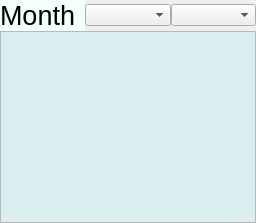
    <widget class="QWidget" name="salary">
     <layout class="QVBoxLayout" name="verticalLayout_6">
      <property name="spacing">
       <number>0</number>
      </property>
      <property name="leftMargin">
       <number>0</number>
      </property>
      <property name="topMargin">
       <number>0</number>
      </property>
      <property name="rightMargin">
       <number>0</number>
      </property>
      <property name="bottomMargin">
       <number>0</number>
      </property>
      <item>
       <layout class="QHBoxLayout" name="horizontalLayout_6">
        <property name="spacing">
         <number>0</number>
        </property>
        <item>
         <widget class="QLabel" name="atndeplabel_4">
          <property name="palette">
           <palette>
            <active>
             <colorrole role="WindowText">
              <brush brushstyle="SolidPattern">
               <color alpha="255">
                <red>0</red>
                <green>0</green>
                <blue>0</blue>
               </color>
              </brush>
             </colorrole>
             <colorrole role="Text">
              <brush brushstyle="SolidPattern">
               <color alpha="255">
                <red>0</red>
                <green>0</green>
                <blue>0</blue>
               </color>
              </brush>
             </colorrole>
             <colorrole role="Base">
              <brush brushstyle="SolidPattern">
               <color alpha="255">
                <red>36</red>
                <green>148</green>
                <blue>163</blue>
               </color>
              </brush>
             </colorrole>
             <colorrole role="Window">
              <brush brushstyle="SolidPattern">
               <color alpha="255">
                <red>242</red>
                <green>255</green>
                <blue>252</blue>
               </color>
              </brush>
             </colorrole>
             <colorrole role="AlternateBase">
              <brush brushstyle="SolidPattern">
               <color alpha="255">
                <red>43</red>
                <green>177</green>
                <blue>194</blue>
               </color>
              </brush>
             </colorrole>
            </active>
            <inactive>
             <colorrole role="WindowText">
              <brush brushstyle="SolidPattern">
               <color alpha="255">
                <red>0</red>
                <green>0</green>
                <blue>0</blue>
               </color>
              </brush>
             </colorrole>
             <colorrole role="Text">
              <brush brushstyle="SolidPattern">
               <color alpha="255">
                <red>0</red>
                <green>0</green>
                <blue>0</blue>
               </color>
              </brush>
             </colorrole>
             <colorrole role="Base">
              <brush brushstyle="SolidPattern">
               <color alpha="255">
                <red>36</red>
                <green>148</green>
                <blue>163</blue>
               </color>
              </brush>
             </colorrole>
             <colorrole role="Window">
              <brush brushstyle="SolidPattern">
               <color alpha="255">
                <red>242</red>
                <green>255</green>
                <blue>252</blue>
               </color>
              </brush>
             </colorrole>
             <colorrole role="AlternateBase">
              <brush brushstyle="SolidPattern">
               <color alpha="255">
                <red>43</red>
                <green>177</green>
                <blue>194</blue>
               </color>
              </brush>
             </colorrole>
            </inactive>
            <disabled>
             <colorrole role="WindowText">
              <brush brushstyle="SolidPattern">
               <color alpha="255">
                <red>127</red>
                <green>127</green>
                <blue>127</blue>
               </color>
              </brush>
             </colorrole>
             <colorrole role="Text">
              <brush brushstyle="SolidPattern">
               <color alpha="255">
                <red>127</red>
                <green>127</green>
                <blue>127</blue>
               </color>
              </brush>
             </colorrole>
             <colorrole role="Base">
              <brush brushstyle="SolidPattern">
               <color alpha="255">
                <red>242</red>
                <green>255</green>
                <blue>252</blue>
               </color>
              </brush>
             </colorrole>
             <colorrole role="Window">
              <brush brushstyle="SolidPattern">
               <color alpha="255">
                <red>242</red>
                <green>255</green>
                <blue>252</blue>
               </color>
              </brush>
             </colorrole>
             <colorrole role="AlternateBase">
              <brush brushstyle="SolidPattern">
               <color alpha="255">
                <red>43</red>
                <green>177</green>
                <blue>194</blue>
               </color>
              </brush>
             </colorrole>
            </disabled>
           </palette>
          </property>
          <property name="font">
           <font>
            <pointsize>20</pointsize>
           </font>
          </property>
          <property name="autoFillBackground">
           <bool>true</bool>
          </property>
          <property name="text">
           <string>Month</string>
          </property>
          <property name="buddy">
           <cstring>monthoption</cstring>
          </property>
         </widget>
        </item>
        <item>
         <widget class="QComboBox" name="salmonthoption">
          <property name="inputMethodHints">
           <set>Qt::ImhNone</set>
          </property>
          <property name="currentText">
           <string/>
          </property>
         </widget>
        </item>
        <item>
         <widget class="QComboBox" name="salhalfoption"/>
        </item>
       </layout>
      </item>
      <item>
       <widget class="QTableView" name="salsumarytable">
        <property name="palette">
         <palette>
          <active>
           <colorrole role="Base">
            <brush brushstyle="SolidPattern">
             <color alpha="255">
              <red>219</red>
              <green>238</green>
              <blue>239</blue>
             </color>
            </brush>
           </colorrole>
          </active>
          <inactive>
           <colorrole role="Base">
            <brush brushstyle="SolidPattern">
             <color alpha="255">
              <red>219</red>
              <green>238</green>
              <blue>239</blue>
             </color>
            </brush>
           </colorrole>
          </inactive>
          <disabled>
           <colorrole role="Base">
            <brush brushstyle="SolidPattern">
             <color alpha="255">
              <red>255</red>
              <green>255</green>
              <blue>255</blue>
             </color>
            </brush>
           </colorrole>
          </disabled>
         </palette>
        </property>
        <property name="font">
         <font>
          <pointsize>22</pointsize>
         </font>
        </property>
        <property name="autoFillBackground">
         <bool>false</bool>
        </property>
        <property name="alternatingRowColors">
         <bool>true</bool>
        </property>
        <property name="cornerButtonEnabled">
         <bool>false</bool>
        </property>
        <attribute name="horizontalHeaderStretchLastSection">
         <bool>false</bool>
        </attribute>
        <attribute name="verticalHeaderVisible">
         <bool>false</bool>
        </attribute>
       </widget>
      </item>
     </layout>
    </widget>
